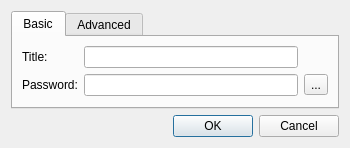
<?xml version="1.0" encoding="UTF-8"?>
<ui version="4.0">
 <class>GroupEditDialog</class>
 <widget class="QDialog" name="GroupEditDialog">
  <property name="geometry">
   <rect>
    <x>0</x>
    <y>0</y>
    <width>350</width>
    <height>138</height>
   </rect>
  </property>
  <property name="sizePolicy">
   <sizepolicy hsizetype="Preferred" vsizetype="Minimum">
    <horstretch>0</horstretch>
    <verstretch>0</verstretch>
   </sizepolicy>
  </property>
  <property name="windowTitle">
   <string>Edit Group</string>
  </property>
  <layout class="QVBoxLayout" name="verticalLayout">
   <item>
    <widget class="QTabWidget" name="tabWidget">
     <property name="currentIndex">
      <number>0</number>
     </property>
     <widget class="QWidget" name="basicTab">
      <attribute name="title">
       <string>Basic</string>
      </attribute>
      <layout class="QGridLayout" name="gridLayout_2">
       <item row="0" column="0">
        <widget class="QLabel" name="titleLabel">
         <property name="text">
          <string>Title:</string>
         </property>
        </widget>
       </item>
       <item row="0" column="1">
        <widget class="QLineEdit" name="titleLineEdit"/>
       </item>
       <item row="1" column="0">
        <widget class="QLabel" name="passwordLabel">
         <property name="text">
          <string>Password:</string>
         </property>
        </widget>
       </item>
       <item row="1" column="1">
        <widget class="QLineEdit" name="passwordLineEdit"/>
       </item>
       <item row="1" column="2">
        <widget class="QToolButton" name="revealToolButton">
         <property name="text">
          <string>...</string>
         </property>
         <property name="checkable">
          <bool>true</bool>
         </property>
        </widget>
       </item>
      </layout>
     </widget>
     <widget class="QWidget" name="advancedTab">
      <attribute name="title">
       <string>Advanced</string>
      </attribute>
      <layout class="QGridLayout" name="gridLayout">
       <item row="0" column="1">
        <spacer name="verticalSpacer">
         <property name="orientation">
          <enum>Qt::Vertical</enum>
         </property>
         <property name="sizeHint" stdset="0">
          <size>
           <width>20</width>
           <height>360</height>
          </size>
         </property>
        </spacer>
       </item>
       <item row="1" column="0">
        <widget class="QLabel" name="uuidLabel">
         <property name="text">
          <string>UUID:</string>
         </property>
        </widget>
       </item>
       <item row="1" column="1">
        <widget class="QLineEdit" name="uuidLineEdit">
         <property name="readOnly">
          <bool>true</bool>
         </property>
        </widget>
       </item>
      </layout>
     </widget>
    </widget>
   </item>
   <item>
    <widget class="QDialogButtonBox" name="buttonBox">
     <property name="orientation">
      <enum>Qt::Horizontal</enum>
     </property>
     <property name="standardButtons">
      <set>QDialogButtonBox::Cancel|QDialogButtonBox::Ok</set>
     </property>
    </widget>
   </item>
  </layout>
 </widget>
 <resources/>
 <connections>
  <connection>
   <sender>buttonBox</sender>
   <signal>accepted()</signal>
   <receiver>GroupEditDialog</receiver>
   <slot>accept()</slot>
   <hints>
    <hint type="sourcelabel">
     <x>248</x>
     <y>254</y>
    </hint>
    <hint type="destinationlabel">
     <x>157</x>
     <y>274</y>
    </hint>
   </hints>
  </connection>
  <connection>
   <sender>buttonBox</sender>
   <signal>rejected()</signal>
   <receiver>GroupEditDialog</receiver>
   <slot>reject()</slot>
   <hints>
    <hint type="sourcelabel">
     <x>316</x>
     <y>260</y>
    </hint>
    <hint type="destinationlabel">
     <x>286</x>
     <y>274</y>
    </hint>
   </hints>
  </connection>
 </connections>
</ui>
